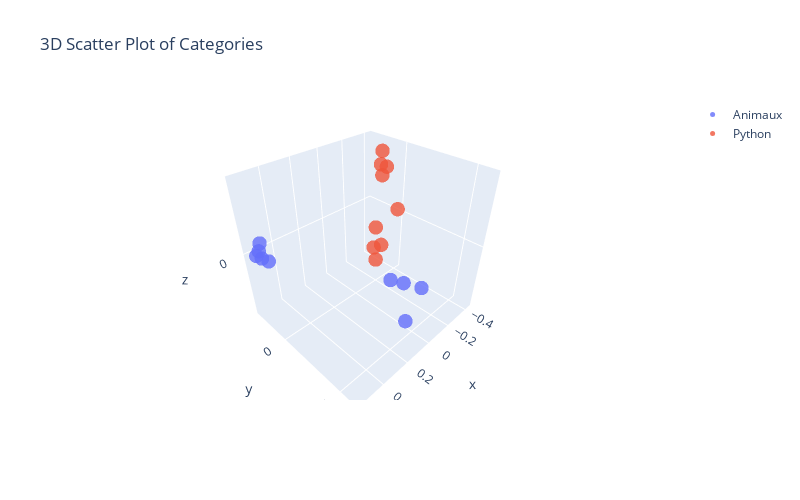

Notebook cell for this chart:
### Code cell
# Display the 3D Scatter Plot of Categories
fig = go.Figure()

for i, cat in enumerate(categories):
    sub_matrix = np.array(df[df["categorie"] == cat]["question_embedding_pca"].to_list())
    x = sub_matrix[:, 0]
    y = sub_matrix[:, 1]
    z = sub_matrix[:, 2]

    # get the question text for hover
    hover_text = df[df["categorie"] == cat]["question"]

    fig.add_trace(
        go.Scatter3d(
            x=x,
            y=y,
            z=z,
            mode="markers",
            marker=dict(size=5, color=i, colorscale="Viridis", opacity=0.8),
            name=cat,
            hovertext=hover_text,
            hoverinfo="text",
        )
    )

fig.update_layout(
    autosize=False,
    title="3D Scatter Plot of Categories",
    width=800,
    height=500,
    margin=dict(l=50, r=50, b=100, t=100, pad=10),
    scene=dict(
        xaxis=dict(title="x"),
        yaxis=dict(title="y"),
        zaxis=dict(title="z"),
    ),
)

fig.show()

### Figure 1 — Plotly figure (JSON) as saved in the notebook; plotly's stock layout.template omitted (floating-point values rounded to 4 significant figures)
{"data": [{"hoverinfo": "text", "hovertext": ["Qu'est-ce que le python royal?", "Qu'est-ce qui est célèbre chez les pandas géants?", "Comment les pythons capturent-ils leur proie?", "Qu'est-ce que les pandas roux?", "Que mangent principalement les pandas?", "Quelle est la taille maximale qu'un python peut atteindre?", "Quels sont les prédateurs naturels du python royal?", "Quelle est la durée de gestation des pandas?", "Comment les pandas roux sont-ils adaptés à leur environnement?"], "marker": {"color": 0, "colorscale": [[0, "#440154"], [0.1111, "#482878"], [0.2222, "#3e4989"], [0.3333, "#31688e"], [0.4444, "#26828e"], [0.5556, "#1f9e89"], [0.6667, "#35b779"], [0.7778, "#6ece58"], [0.8889, "#b5de2b"], [1, "#fde725"]], "opacity": 0.8, "size": 5}, "mode": "markers", "name": "Animaux", "type": "scatter3d", "x": [0.08064, 0.523, 0.1627, 0.513, 0.5, 0.09208, 0.2174, 0.5142, 0.5611], "y": [0.5864, -0.2612, 0.4432, -0.2511, -0.2879, 0.4772, 0.6025, -0.1796, -0.2229], "z": [-0.01537, 0.01556, 0.002401, 0.07117, -0.06318, -0.04124, -0.1481, -0.01925, 0.02183]}, {"hoverinfo": "text", "hovertext": ["Qu'est-ce que Python?", "Pourquoi les développeurs utilisent-ils Python pour l'analyse de données?", "Quels sont les avantages de la syntaxe de Python pour les débutants en programmation?", "Dans quels domaines Python est-il utilisé?", "Quelles entreprises utilisent largement Python?", "Qu'est-ce qu'une liste en Python?", "Quelle est la différence entre Python 2 et Python 3?", "Quelles sont les principales caractéristiques de la programmation orientée objet en Python?", "Quels sont les frameworks web populaires utilisés avec Python?"], "marker": {"color": 1, "colorscale": [[0, "#440154"], [0.1111, "#482878"], [0.2222, "#3e4989"], [0.3333, "#31688e"], [0.4444, "#26828e"], [0.5556, "#1f9e89"], [0.6667, "#35b779"], [0.7778, "#6ece58"], [0.8889, "#b5de2b"], [1, "#fde725"]], "opacity": 0.8, "size": 5}, "mode": "markers", "name": "Python", "type": "scatter3d", "x": [-0.3589, -0.3761, -0.3686, -0.4291, -0.3538, -0.2968, -0.2762, -0.3405, -0.3643], "y": [0.03766, -0.1738, -0.07998, -0.1633, -0.1484, -0.05682, -0.03403, -0.1063, -0.1817], "z": [0.06627, -0.1755, 0.3277, -0.3525, -0.4478, 0.4569, 0.3114, 0.3441, -0.3543]}], "layout": {"autosize": false, "height": 500, "margin": {"b": 100, "l": 50, "pad": 10, "r": 50, "t": 100}, "scene": {"xaxis": {"title": {"text": "x"}}, "yaxis": {"title": {"text": "y"}}, "zaxis": {"title": {"text": "z"}}}, "title": {"text": "3D Scatter Plot of Categories"}, "width": 800}}
